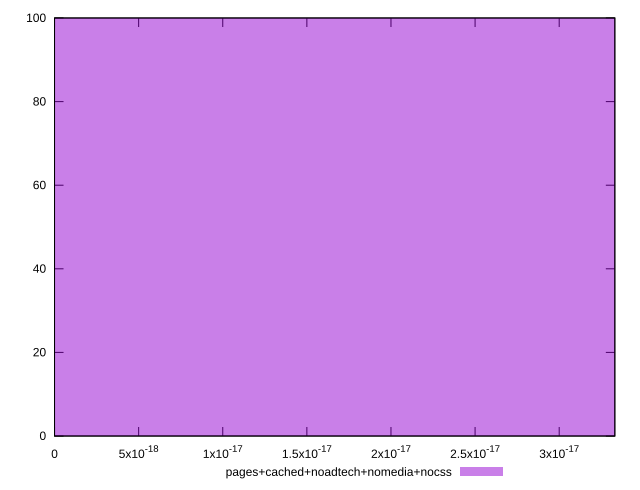

This figure's gnuplot source:
reset

$pagesCachedNoadtechNomediaNocss <<EOF
0 100
EOF

set key outside below
set boxwidth 1e-12
set xrange [0:3.3306690738754695e-17]
set yrange [0:100]
set trange [0:100]
set style fill transparent solid 0.5 noborder
set terminal svg size 640, 490 enhanced background rgb 'white'
set output "report_00015_2021-02-09T16-11-33.973Z/meta/score-difference/comparison/histogram/4_vs_5.svg"

plot $pagesCachedNoadtechNomediaNocss title "pages+cached+noadtech+nomedia+nocss" with boxes

reset
